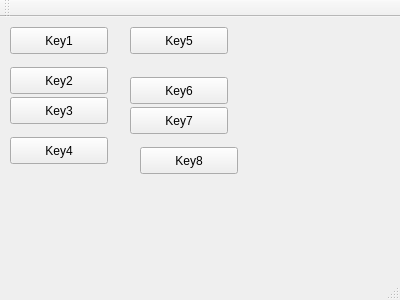
<?xml version="1.0" encoding="UTF-8"?>
<ui version="4.0">
 <class>MainWindow</class>
 <widget class="QMainWindow" name="MainWindow">
  <property name="geometry">
   <rect>
    <x>0</x>
    <y>0</y>
    <width>400</width>
    <height>300</height>
   </rect>
  </property>
  <property name="windowTitle">
   <string>MainWindow</string>
  </property>
  <widget class="QWidget" name="centralWidget">
   <widget class="QPushButton" name="btnK1">
    <property name="geometry">
     <rect>
      <x>10</x>
      <y>10</y>
      <width>98</width>
      <height>27</height>
     </rect>
    </property>
    <property name="text">
     <string>Key1</string>
    </property>
   </widget>
   <widget class="QPushButton" name="btnK2">
    <property name="geometry">
     <rect>
      <x>10</x>
      <y>50</y>
      <width>98</width>
      <height>27</height>
     </rect>
    </property>
    <property name="text">
     <string>Key2</string>
    </property>
   </widget>
   <widget class="QPushButton" name="btnK3">
    <property name="geometry">
     <rect>
      <x>10</x>
      <y>80</y>
      <width>98</width>
      <height>27</height>
     </rect>
    </property>
    <property name="text">
     <string>Key3</string>
    </property>
   </widget>
   <widget class="QPushButton" name="btnK4">
    <property name="geometry">
     <rect>
      <x>10</x>
      <y>120</y>
      <width>98</width>
      <height>27</height>
     </rect>
    </property>
    <property name="text">
     <string>Key4</string>
    </property>
   </widget>
   <widget class="QPushButton" name="btnK5">
    <property name="geometry">
     <rect>
      <x>130</x>
      <y>10</y>
      <width>98</width>
      <height>27</height>
     </rect>
    </property>
    <property name="text">
     <string>Key5</string>
    </property>
   </widget>
   <widget class="QPushButton" name="btnK6">
    <property name="geometry">
     <rect>
      <x>130</x>
      <y>60</y>
      <width>98</width>
      <height>27</height>
     </rect>
    </property>
    <property name="text">
     <string>Key6</string>
    </property>
   </widget>
   <widget class="QPushButton" name="btnK7">
    <property name="geometry">
     <rect>
      <x>130</x>
      <y>90</y>
      <width>98</width>
      <height>27</height>
     </rect>
    </property>
    <property name="text">
     <string>Key7</string>
    </property>
   </widget>
   <widget class="QPushButton" name="btnK8">
    <property name="geometry">
     <rect>
      <x>140</x>
      <y>130</y>
      <width>98</width>
      <height>27</height>
     </rect>
    </property>
    <property name="text">
     <string>Key8</string>
    </property>
   </widget>
  </widget>
  <widget class="QMenuBar" name="menuBar">
   <property name="geometry">
    <rect>
     <x>0</x>
     <y>0</y>
     <width>400</width>
     <height>23</height>
    </rect>
   </property>
  </widget>
  <widget class="QToolBar" name="mainToolBar">
   <attribute name="toolBarArea">
    <enum>TopToolBarArea</enum>
   </attribute>
   <attribute name="toolBarBreak">
    <bool>false</bool>
   </attribute>
  </widget>
  <widget class="QStatusBar" name="statusBar"/>
 </widget>
 <layoutdefault spacing="6" margin="11"/>
 <resources/>
 <connections/>
</ui>
